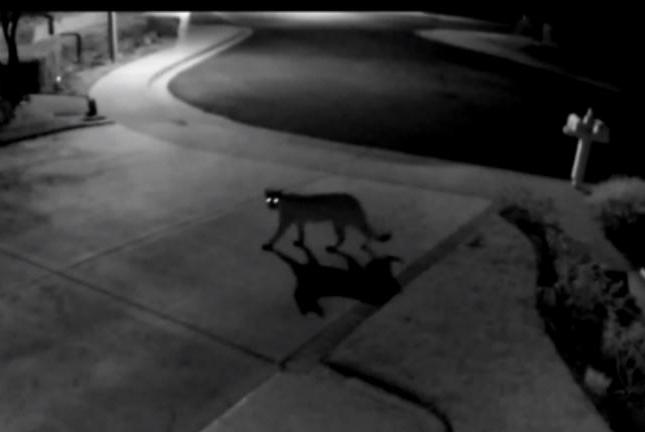
#> input picture Arshad/DIP/HW1/images/9.jpg, 645 x 432 px, found by its file name
$ jupyter execute 6-9.ipynb
#> lines starting #> are read from the running program, lines starting #| are printed output that depends on the picture
### Arshad/DIP/HW1/code/utils.py
from copy import deepcopy
import cv2
import numpy as np


def equalize_image(image):
    image = to_uint8(deepcopy(image))
    if len(image.shape) == 2:
        return cv2.equalizeHist(image)
    if len(image.shape) == 3:
        new_image = np.zeros_like(image)
        for k in range(image.shape[2]):
            new_image[..., k] = cv2.equalizeHist(image[..., k])
        return new_image
    raise

def regional_equalization(image, patch_size):
    h, w = patch_size
    new_image = np.zeros_like(image)
    for i in range(0, image.shape[0], h):
        for j in range(0, image.shape[1], w):
            patch = image[i:i+h, j:j+w, ...]
            new_image[i:i+h, j:j+w, ...] = equalize_image(patch)
    return new_image

def log_transform(image, c=1):
    image = image.astype(float)
    return c * np.log(1 + image)

def power_transform(image, power, c=1):
    image = image.astype(float)
    return c * image**power

def nemai_transform(image, base=np.e, c=1):
    image = image.astype(float)
    return base ** (c*image)

def root_transform(image, root, c=1):
    image = image.astype(float)
    return power_transform(image, 1.0/root, c)

# [4 lines left out: function negative, not called in this run]

def histogram(img):
    img = to_uint8(img)
    a = [0 for x in range(256)]
    for x in range(256):
        a[x] = np.count_nonzero(img == x)
    return a

def to_uint8(image):
    return ((image - image.min()) / (image.max() - image.min()) * 255).astype('uint8')

# [21 lines left out: functions stretch_contrast, stretch_slice, not called in this run]

def linear_transform(image, a, b):
    return image.astype(float)*a + b

# [6 lines left out: function get_linear_parameters, not called in this run]

### Arshad/DIP/HW1/code/6-9.ipynb
[cell 1]
import matplotlib as mpl
import matplotlib.pyplot as plt
import numpy as np
from utils import *
import os

[cell 2]
# from google.colab import drive
# drive.mount('/content/drive')

[cell 3]
mpl.rcParams['figure.figsize'] = (10, 10)
mpl.rc('image', cmap='gray')

HW_path = '/Users/parsa/Daneshgah/Arshad/2/DIP/HomeWorks/HW1-1400-2/'
images_path = os.path.join(HW_path, 'images')
results_path = os.path.join(HW_path, 'results')

[cell 4]
image = plt.imread(os.path.join(images_path, '9.jpg'))
#> image is the input picture: shape (432, 645, 3); mean R, G, B 52.6, 52.6, 52.7
print(np.all(image[..., 0] == image[..., 1]), np.all(image[..., 2] == image[..., 1]))
#| True False
image = image[..., 2]
#> image: shape (432, 645)
image.shape
#> Out = (432, 645)

[cell 5]
image_histogram = histogram(image)
#> after the loop in histogram, `for x in range(256):`: a = 256 values, max 37875 at index 0, min 0 at index 28, mean 1088.4
#> image_histogram has the same summary as a in histogram
plt.plot(image_histogram)
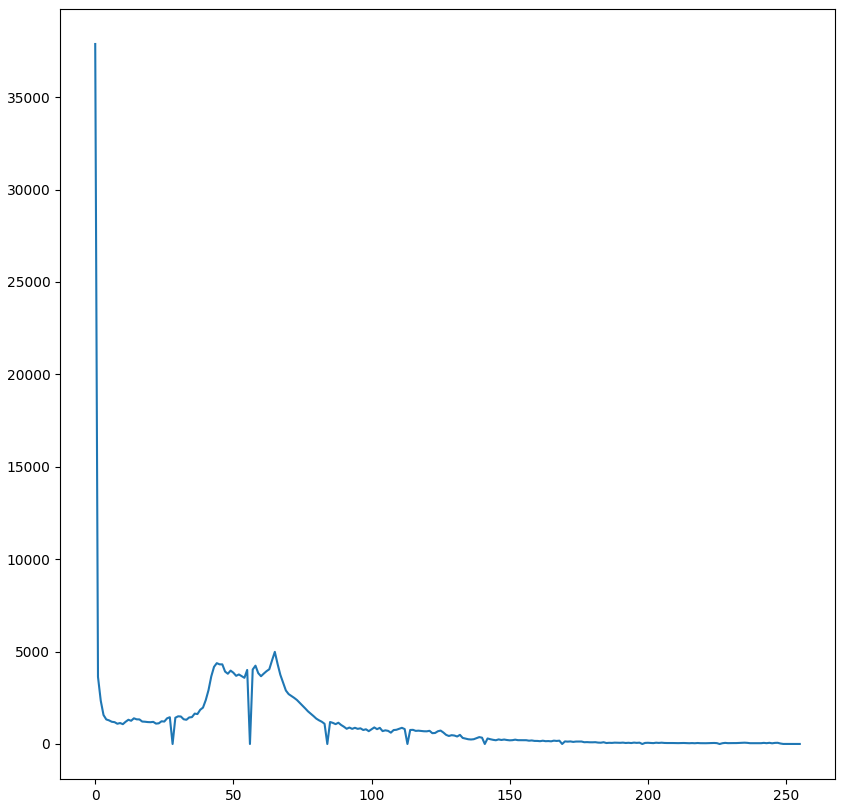
#> figure drawn by matplotlib, 1 panel; curve peaks at x = 0, y = 37875

[cell 6]
equalized_image = equalize_image(image)
#> in equalize_image, `return cv2.equalizeHist(image)`:
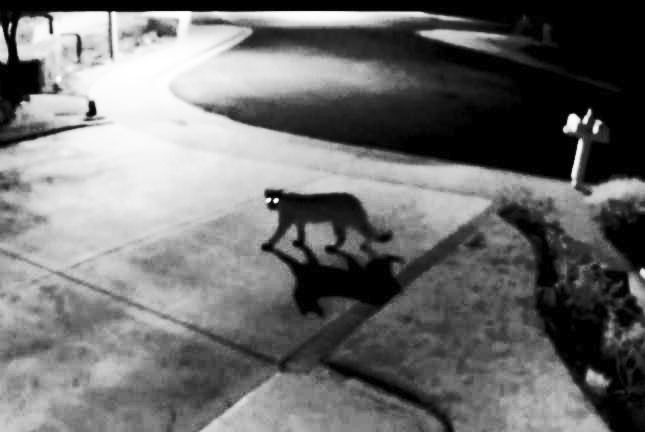
#> returned value: shape (432, 645); min 0, max 255, mean 111.3
equalized_image_historgram = histogram(equalized_image)
#> equalized_image_historgram = 256 values, max 37875 at index 0, min 0 at index 1, mean 1088.4

powered_image = root_transform(image, 1.5)
#> in power_transform, `return c * image**power`:
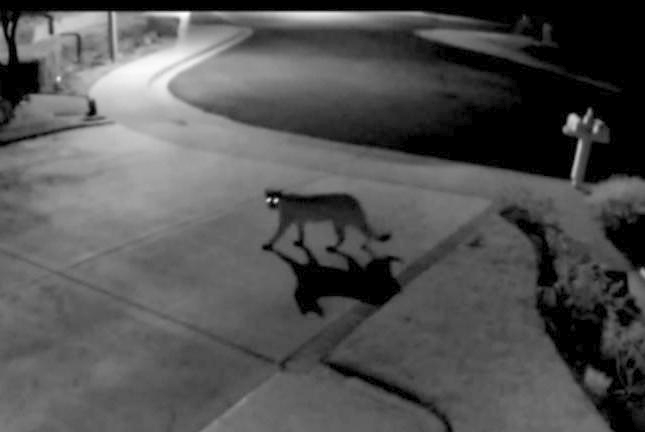
#> returned value: shape (432, 645) float64; min 0, max 39.26, mean 12.8; drawn with min black and max white
powered_image_historgram = histogram(powered_image)
#> powered_image_historgram has the same summary as equalized_image_historgram

regional_equalized = regional_equalization(image, (100,100))
#> after the loop in regional_equalization, `for i in range(0, image.shape[0], h):`:
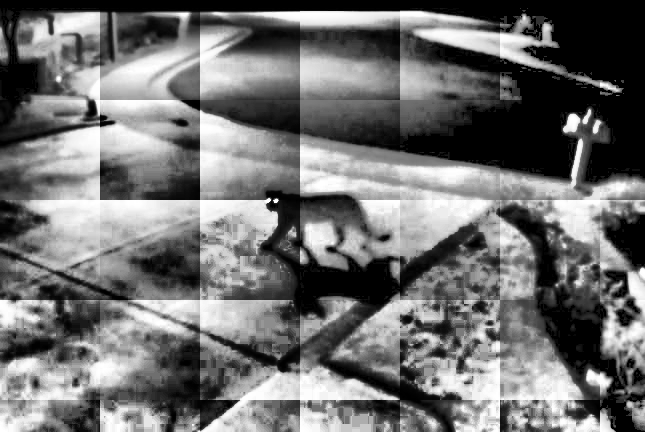
#> new_image: shape (432, 645); min 0, max 255, mean 113.1
#> after the loop in regional_equalization, `for i in range(0, image.shape[0], h):`:
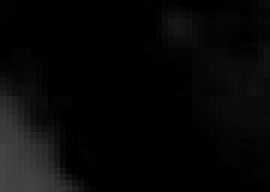
#> patch: shape (32, 45) (shown 6 times larger); min 0, max 68, mean 7.3
regional_equalized_image_historgram = histogram(regional_equalized)
#> regional_equalized_image_historgram = 256 values, max 38018 at index 0, min 158 at index 180, mean 1088.4


fig, axes = plt.subplots(4,2, figsize=(15,15))

axes[0][0].imshow(image)
axes[1][0].imshow(equalized_image)
axes[2][0].imshow(powered_image)
axes[3][0].imshow(regional_equalized)

axes[0][0].set_title('image')
axes[1][0].set_title('equalized_image')
axes[2][0].set_title('rooted_image')
axes[3][0].set_title('regional_equalized')


axes[0][1].plot(image_histogram)
axes[1][1].plot(equalized_image_historgram)
axes[2][1].plot(powered_image_historgram)
axes[3][1].plot(regional_equalized_image_historgram)
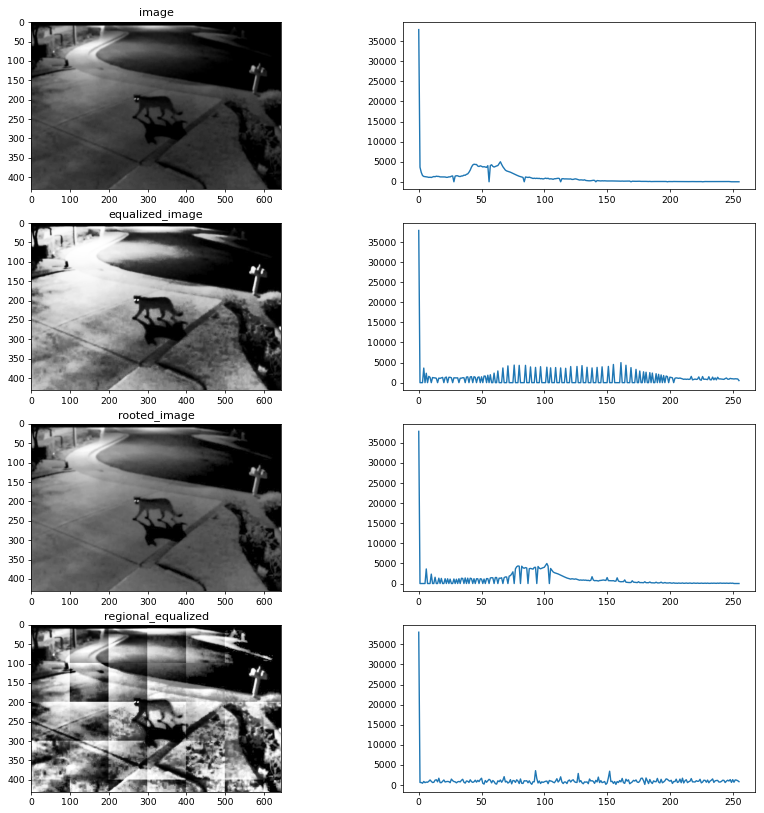
#> figure drawn by matplotlib, 8 panels; panel 2: curve peaks at x = 0, y = 37875; panel 4: curve peaks at x = 0, y = 37875; panel 6: curve peaks at x = 0, y = 37875; panel 8: curve peaks at x = 0, y = 38018

$ run again, with Arshad/DIP/HW1/images/11.jpg copied over Arshad/DIP/HW1/images/9.jpg
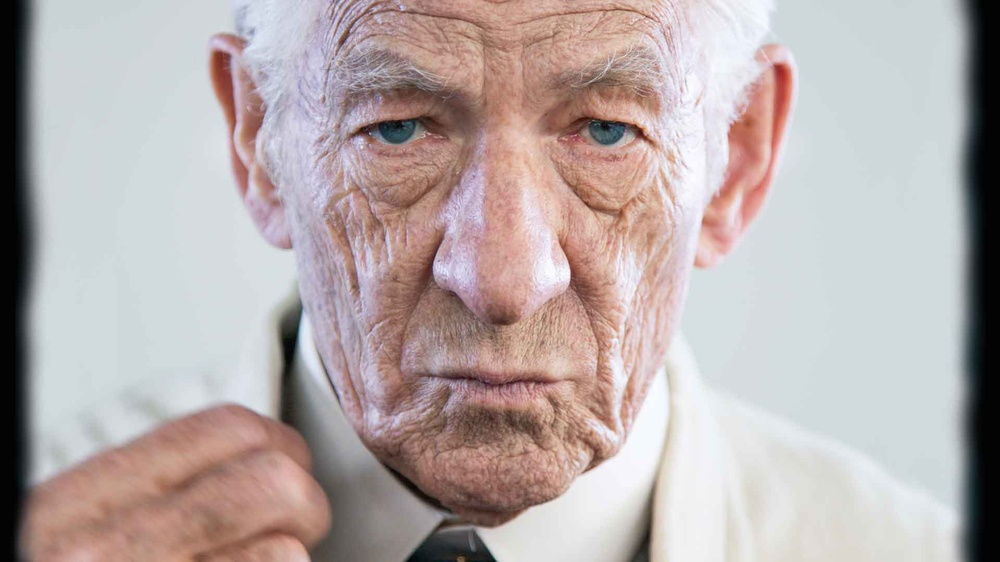
#> input picture Arshad/DIP/HW1/images/11.jpg, 1000 x 562 px, shrunk from 1920 x 1080 before the run, found by its file name
#> image is the input picture: shape (562, 1000, 3); mean R, G, B 182.8, 171.3, 170.3
#| False False
#> after the loop in histogram, `for x in range(256):`: a = 256 values, max 64307 at index 221, min 87 at index 0, mean 2195.3
#> image_histogram has the same summary as a in histogram
#> equalized_image_historgram = 256 values, max 64307 at index 208, min 0 at index 2, mean 2195.3
#> in power_transform, `return c * image**power`:
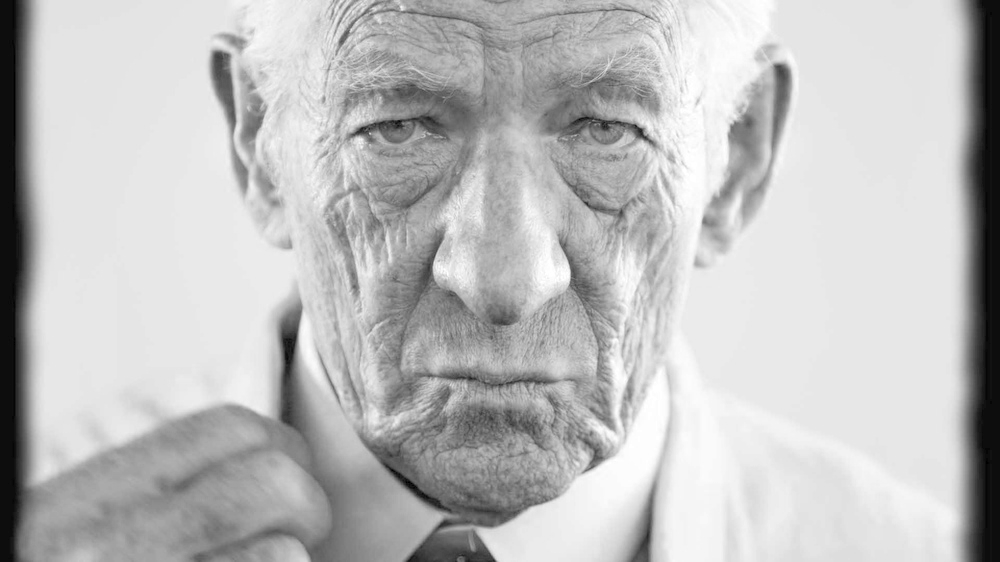
#> returned value: shape (562, 1000) float64; min 0, max 40.21, mean 30; drawn with min black and max white
#> powered_image_historgram = 256 values, max 68283 at index 231, min 0 at index 1, mean 2195.3
#> after the loop in regional_equalization, `for i in range(0, image.shape[0], h):`:
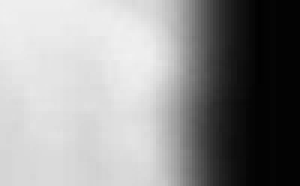
#> patch: shape (62, 100) (shown 3 times larger); min 1, max 241, mean 147.4
#> regional_equalized_image_historgram = 256 values, max 16679 at index 254, min 460 at index 223, mean 2195.3
